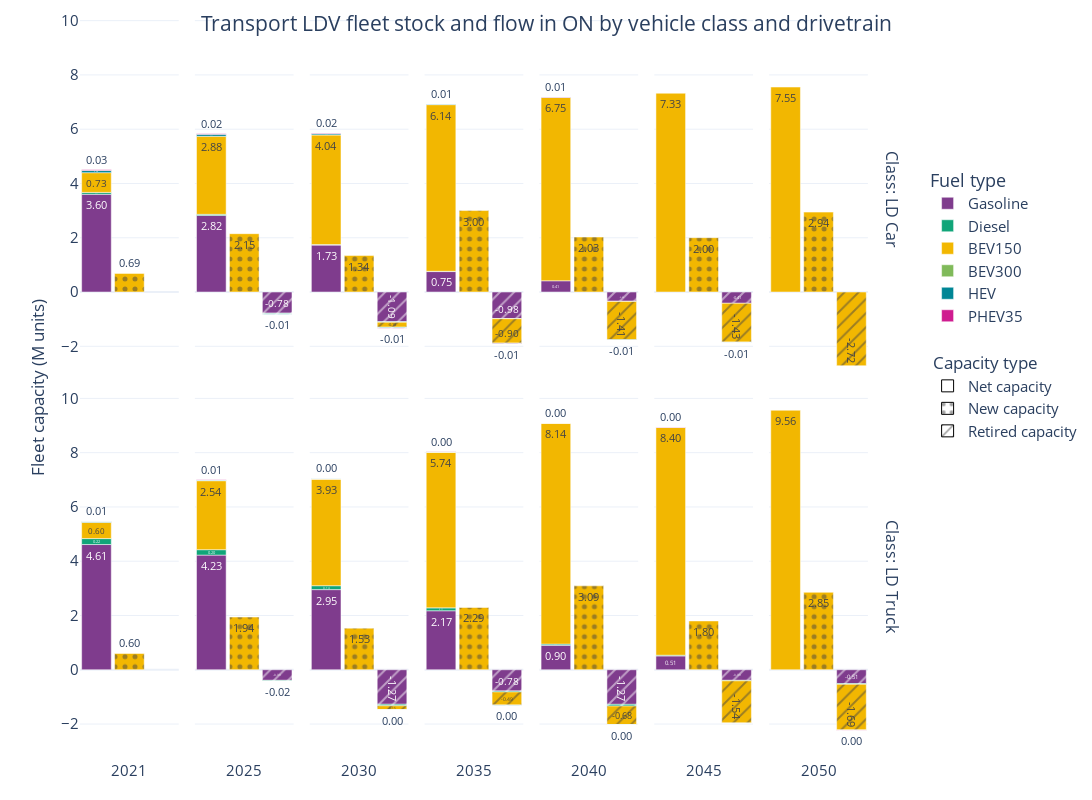

The notebook cell this image was saved under:
### Code cell
fig = px.bar(cap, x='cap type', y='capacity', color='fuel', 
            pattern_shape='cap type', pattern_shape_sequence=["", ".", "/"],
            facet_col='vintage', facet_col_spacing=2E-2, 
            facet_row='mode', facet_row_spacing=1E-2,
            category_orders={"cap type": ["net capacity", "new capacity", "retired cap"],
                             "fuel": ['Gasoline', 'Diesel', 'CNG', 'BEV150', 'BEV200', 'BEV300', 'BEV400', 'HEV', 'PHEV35', 'PHEV50', 'FCEV']},
            # labels={'capacity': 'Fleet capacity (M units)', 'fuel': 'Fuel type'},
            template='plotly_white', orientation='v', color_discrete_sequence=px.colors.qualitative.Bold,
            text_auto='.2f',
            width=1200, height=800
            )

dummy_traces = [
    dict(
        name='',  # Empty legend
        x=[None], 
        y=[None], 
        marker=dict(color='rgba(0,0,0,0)'),
        showlegend=True,
        legendgroup='Blank',
        legendgrouptitle=None
    ),
    # dict(
    #     name=' ',  # Another empty legend
    #     x=[None], 
    #     y=[None], 
    #     marker=dict(color='rgba(0,0,0,0)'),
    #     showlegend=True,
    #     legendgroup='Blank',
    #     legendgrouptitle=None   
    # ),
    dict(
        name='Net capacity',
        x=[None], 
        y=[None], 
        marker=dict(
            color='rgba(0,0,0,0)',
            line=dict(color='black', width=1),  # Thin black border
            pattern_shape=""
        ),
        showlegend=True,
        legendgroup='Capacity type',
        legendgrouptitle=dict(text="Capacity type"),
    ),
    dict(
        name='New capacity',
        x=[None], 
        y=[None], 
        marker=dict(
            color='rgba(0,0,0,0)',
            line=dict(color='black', width=1),  # Thin black border
            pattern_shape="."
        ),
        showlegend=True,
        legendgroup='Capacity type',
        legendgrouptitle=None
    ),
    dict(
        name='Retired capacity',
        x=[None], 
        y=[None], 
        marker=dict(
            color='rgba(0,0,0,0)',
            line=dict(color='black', width=1),  # Thin black border
            pattern_shape="/"
        ),
        showlegend=True,
        legendgroup='Capacity type',
        legendgrouptitle=None
    )
]

for trace in dummy_traces:
    fig.add_bar(
        x=trace['x'], 
        y=trace['y'], 
        name=trace['name'], 
        marker=trace['marker'], 
        showlegend=trace['showlegend'],
        legendgroup=trace['legendgroup'],
        legendgrouptitle=trace['legendgrouptitle']
    )

fig.update_layout(
    margin=dict(
        t=10, b=10
    ),
    title=dict(
        text='Transport LDV fleet stock and flow in ON by vehicle class and drivetrain',
        x=0.5, 
        y=0.98,
        xanchor='center',
        yanchor='top'
    ),
    yaxis_title_standoff=0,
    legend_title_text='Fuel type',
    bargap=0.1,
    legend=dict(
        orientation='v',
        # entrywidth=50,
        yanchor='top',
        y=0.8,  
        xanchor='center',
        x=1.15),
    font=dict(
        size=15)
    )

fig.for_each_trace(lambda trace: trace.update(textfont=dict(size=11)))

for axis in fig.layout:
    if axis.startswith('xaxis'):
        fig.layout[axis].title.text = ''
        fig.layout[axis].showticklabels = False
    if axis.startswith('yaxis'):
        fig.layout[axis].title.text = ''
        # fig.layout[axis].dtick = 2

for annotation in fig.layout.annotations:
    if 'mode' in annotation.text:
        annotation.text = 'Class: ' + annotation.text.split('=')[1]
        annotation.font.size = 16
        annotation.x = 1.01
        annotation.xanchor = 'center'
    else:
        annotation.text = annotation.text.split('=')[1]
        annotation.y = 0.005
        annotation.yanchor = 'top' 

shown_legends = set()
for trace in fig.data:
    trace.name = trace.name.split(",")[0]
    if trace.name not in shown_legends:
        trace.showlegend = True
        shown_legends.add(trace.name)
    else:
        trace.showlegend = False

fig.add_annotation(
    text="Fleet capacity (M units)",
    x=-0.07,
    y=0.5,
    xref="paper",
    yref="paper",
    showarrow=False,
    textangle=-90,
    font=dict(size=17))

fig.show()

# fig.write_image("vanilla2_fleet_flow.svg", scale=1, engine='kaleido')
